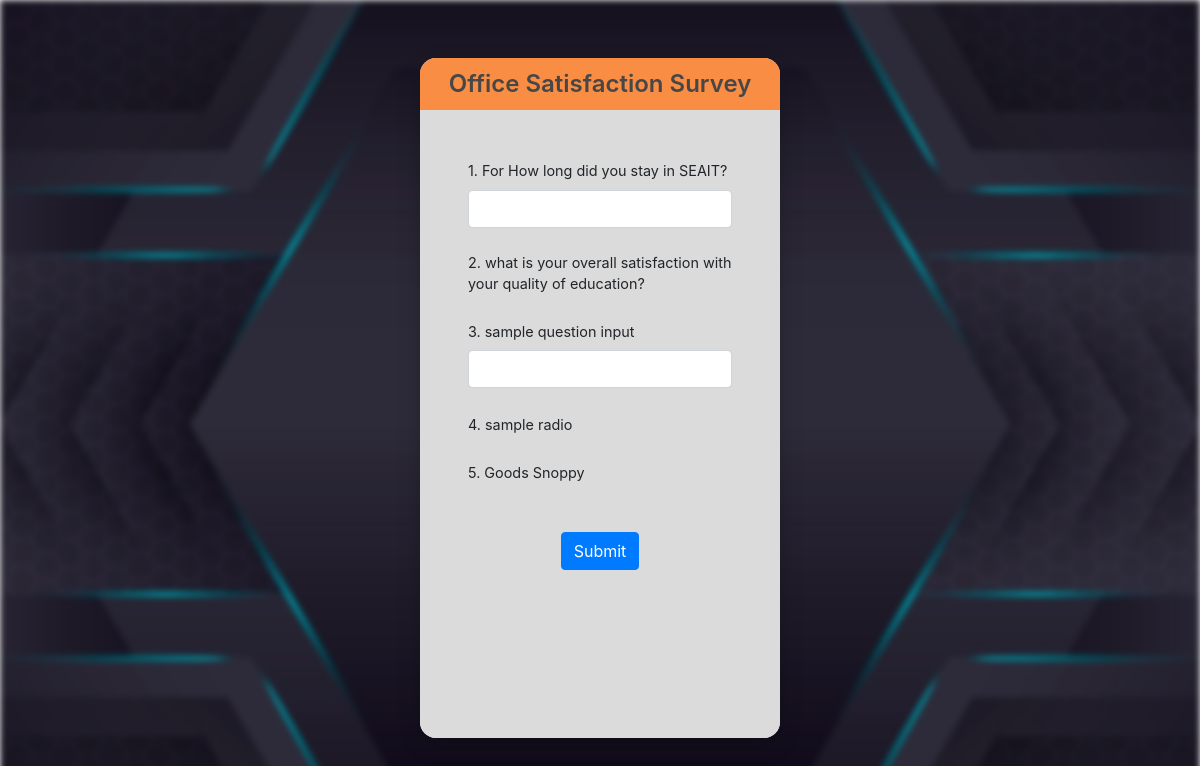
/survey.php?survey_id=1, run on an earlier commit of the app's database.
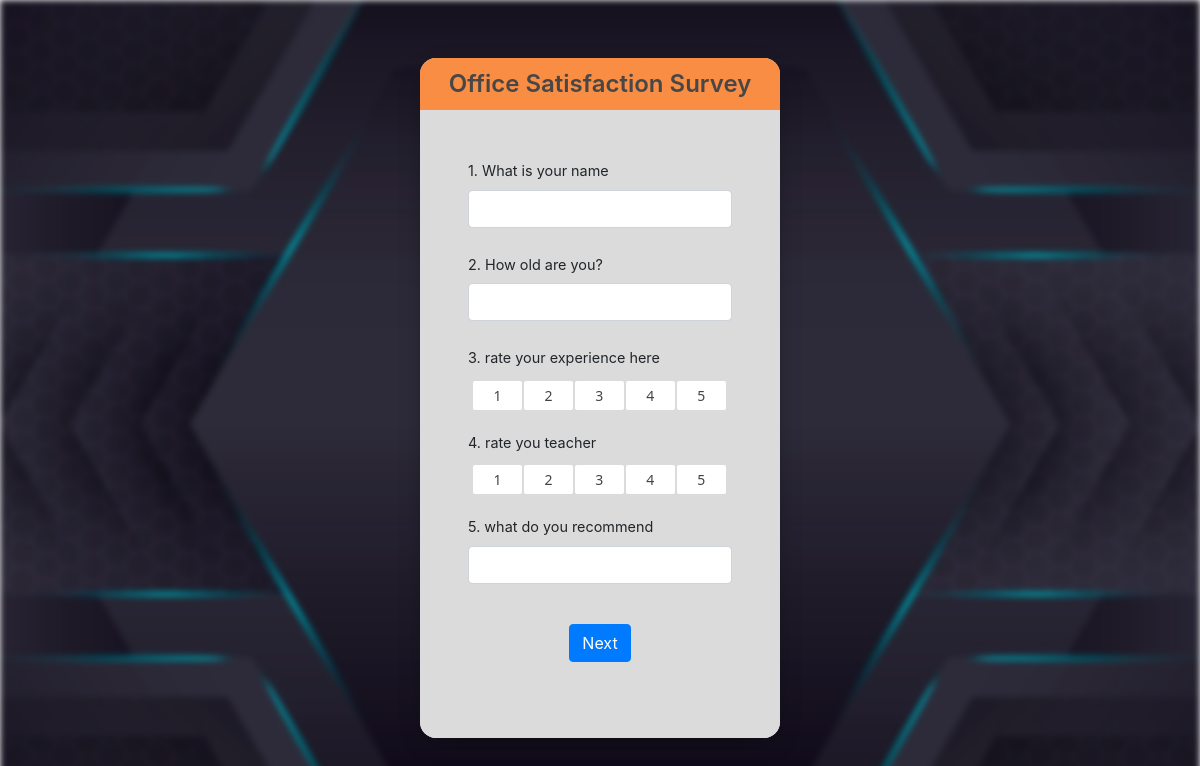
And on a later commit of the database.
### tables this page shows
CREATE TABLE IF NOT EXISTS `surveyquestions` (
  `question_id` int NOT NULL AUTO_INCREMENT,
  `survey_id` int NOT NULL,
  `question_text` text NOT NULL,
  `question_type` varchar(50) NOT NULL,
  `created_at` timestamp NULL DEFAULT CURRENT_TIMESTAMP,
  PRIMARY KEY (`question_id`),
  KEY `survey_id` (`survey_id`)
);

### survey.php (the view, shortened to what this page needs)
<?php include 'includes/header.php'; ?>
<?php include 'includes/dbconn.php'; ?>
<?php
$survey_id = $_GET['survey_id'];
$page = isset($_GET['page']) ? (int) $_GET['page'] : 1;
$limit = 5;
$offset = ($page - 1) * $limit;
$query = "SELECT * FROM surveyquestions WHERE survey_id = $survey_id LIMIT $limit OFFSET $offset";
$result = mysqli_query($conn, $query);
$total_query = "SELECT COUNT(*) AS total FROM surveyquestions WHERE survey_id = $survey_id";
$total_result = mysqli_query($conn, $total_query);
$total_row = mysqli_fetch_assoc($total_result);
$total_questions = $total_row['total'];
$total_pages = ceil($total_questions / $limit);
?>
<link rel="stylesheet" href="css/survey.css">
<link rel="stylesheet" href="css/radio-button.css">
<div class="container mt-5">
    <div class="row justify-content-center">
        <form id="surveyForm">
            <div class="e-card">
                <div class="form-title">Office Satisfaction Survey</div>
                <div class="form-container">
                    <?php while ($row = mysqli_fetch_assoc($result)) {
                        $question_text = $row['question_text'];
                        $question_id = $row['question_id'];
                        $question_type = $row['question_type']; ?>
                        <div class="form-group">
                            <label for="question_<?php echo $question_id; ?>"><?php echo $question_text; ?></label>
                            <?php
                            if ($question_type == 'input') {
                                echo "<input type='text' class='form-control' id='question_$question_id' name='answer[$question_id]' required>";
                            } elseif ($question_type == 'rating') {
                                echo "<div class='form-check radio'>";
                                for ($i = 1; $i <= 5; $i++) {
                                    echo "<input label='$i' type='radio' name='answer[$question_id]' value='$i' required><br>";
                                }
                                echo "</div>";
                            }
                            ?>
                        </div>
                    <?php } ?>
                    <div class="form-group buttons">
                        <?php if ($page < $total_pages): ?>
                            <button type="button" class="btn btn-primary" id="nextBtn">Next</button>
                        <?php else: ?>
                            <button type="submit" class="btn btn-primary">Submit</button>
                        <?php endif; ?>
                    </div>
                </div>
            </div>
        </form>
    </div>
</div>
<?php include 'includes/footer.php'; ?>

What changed in the data, as far as the page shows it:
removed surveyquestions: question_text "1. For How long did you stay in SEAIT?"
removed surveyquestions: question_text "2. what is your overall satisfaction with your quality of education?"
removed surveyquestions: question_text "3. sample question input"
removed surveyquestions: question_text "4. sample radio"
removed surveyquestions: question_text "5. Goods Snoppy"
added surveyquestions: question_text "1. What is your name"
added surveyquestions: question_text "2. How old are you?"
added surveyquestions: question_text "3. rate your experience here"
added surveyquestions: question_text "4. rate you teacher"
added surveyquestions: question_text "5. what do you recommend"
Also different on the page:
text no longer shown: "Submit"
text now shown: "Next"
